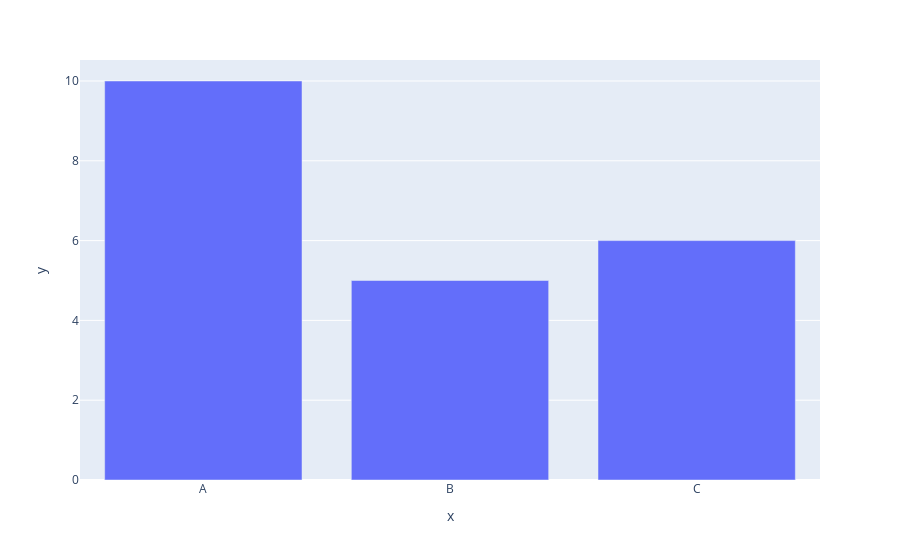

The notebook cell saved with this chart:
### Code cell
#Q5. Generate a bar plot using Plotly
!pip install plotly
import numpy as np 
import matplotlib.pyplot as plt
import seaborn as sns
import plotly.express as px
import plotly.graph_objects as go
import pandas as pd

x = [ "A" ,"B","C"]
y = [10,5,6]
fig  = px.bar(x = x ,y= y)
fig.show()

### Figure 1 — Plotly figure (JSON) as saved in the notebook; plotly's stock layout.template omitted (floating-point values rounded to 4 significant figures)
{"data": [{"hovertemplate": "x=%{x}<br>y=%{y}<extra></extra>", "legendgroup": "", "marker": {"color": "#636efa", "pattern": {"shape": ""}}, "name": "", "orientation": "v", "showlegend": false, "textposition": "auto", "type": "bar", "x": ["A", "B", "C"], "xaxis": "x", "y": [10, 5, 6], "yaxis": "y"}], "layout": {"barmode": "relative", "legend": {"tracegroupgap": 0}, "margin": {"t": 60}, "xaxis": {"anchor": "y", "domain": [0, 1], "title": {"text": "x"}}, "yaxis": {"anchor": "x", "domain": [0, 1], "title": {"text": "y"}}}}
